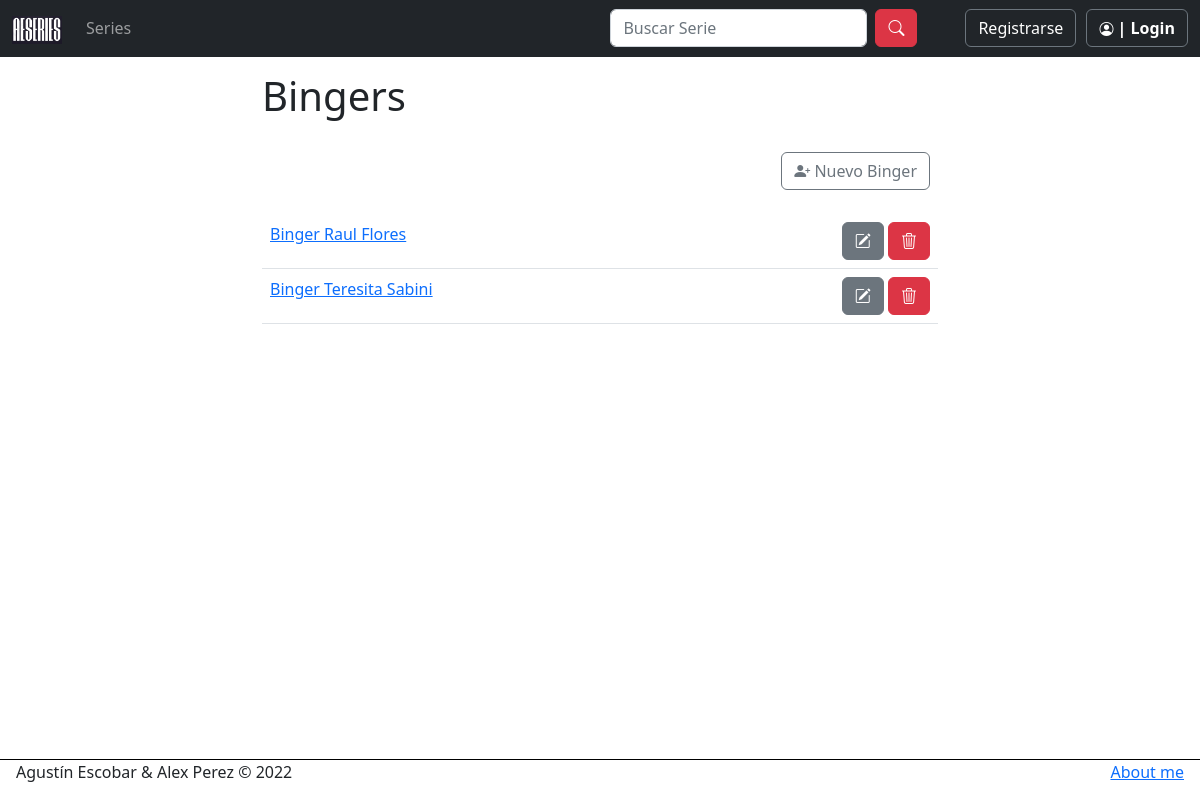
/usuarios/bingers, run on an earlier commit of the app's database.
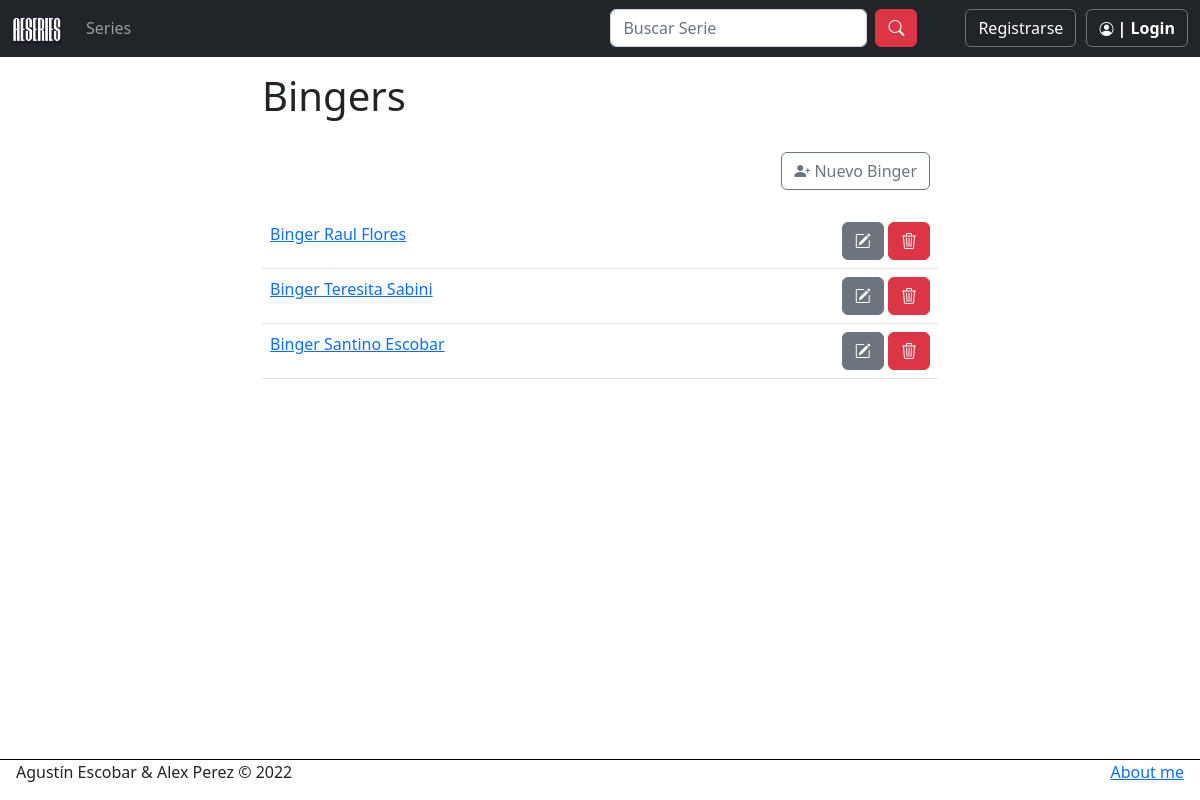
And on a later commit of the database.
### usuarios/models.py (models this page shows)
class Binger(models.Model):
    nombre = models.CharField(max_length=50)
    apellido = models.CharField(max_length=50)
    email = models.EmailField()
    alias = models.CharField(max_length=20)
    def __str__(self):
        return f"Binger {self.nombre} {self.apellido}"

### usuarios/views.py (the view)
# urls.py: path("bingers", views.bingers, name="ListaBingers"),
def bingers(request):
    user = Binger.objects.all()
    return render(request, "usuarios/bingers.html", {"bingers": user})

### usuarios/templates/usuarios/bingers.html (shortened to what this page needs)
{% extends 'layout.html' %}
{% block contenido %}
    <h1>Bingers</h1>
    <div class="py-4" style="float: right; margin-right: 8px;"><a class="btn btn-outline-secondary" href="{% url 'NuevoBinger' %}"><i class="bi bi-person-plus-fill"></i> Nuevo Binger</a></div>
    <table class="table">
        {% for user in bingers %}
            <tr>
                <td style="max-width: 200px;"><a href="{% url 'VerBinger' user.id %}">{{ user }}</a></td>
                <td><div style="float: right;">
                    <a class="btn btn-secondary" href="{% url 'EditarBinger' user.id %}"><i class="bi bi-pencil-square"></i></a>
                    <a class="btn btn-danger" href="{% url 'EliminarBinger' user.id %}"><i class="bi bi-trash3"></i></a>
                </div></td>
            </tr>
        {% endfor %}
    </table>
{% endblock contenido %}

What changed in the data, as far as the page shows it:
added Binger: nombre+apellido "Binger Santino Escobar"
